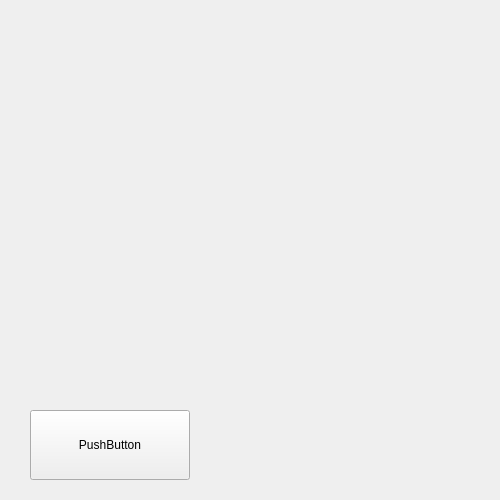
<?xml version="1.0" encoding="UTF-8"?>
<ui version="4.0">
 <class>Form</class>
 <widget class="QWidget" name="Form">
  <property name="geometry">
   <rect>
    <x>0</x>
    <y>0</y>
    <width>500</width>
    <height>500</height>
   </rect>
  </property>
  <property name="windowTitle">
   <string>Form</string>
  </property>
  <widget class="QPushButton" name="btn">
   <property name="geometry">
    <rect>
     <x>30</x>
     <y>410</y>
     <width>160</width>
     <height>70</height>
    </rect>
   </property>
   <property name="text">
    <string>PushButton</string>
   </property>
  </widget>
 </widget>
 <resources/>
 <connections/>
</ui>
